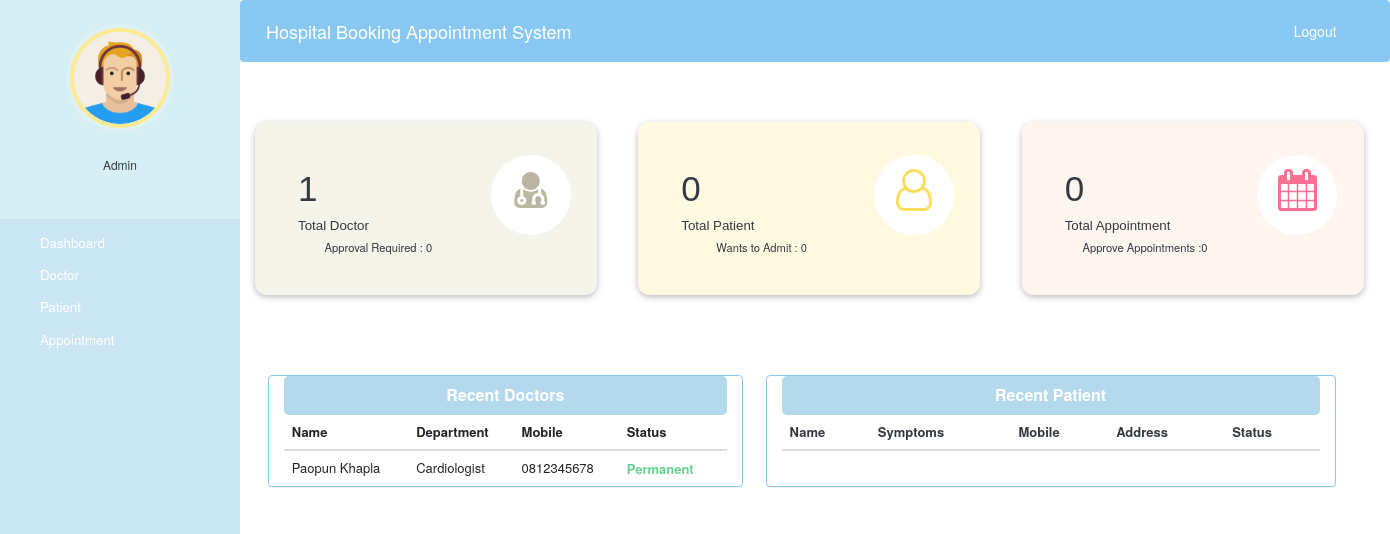
Before: /admin-dashboard (signed in) with the older database file.
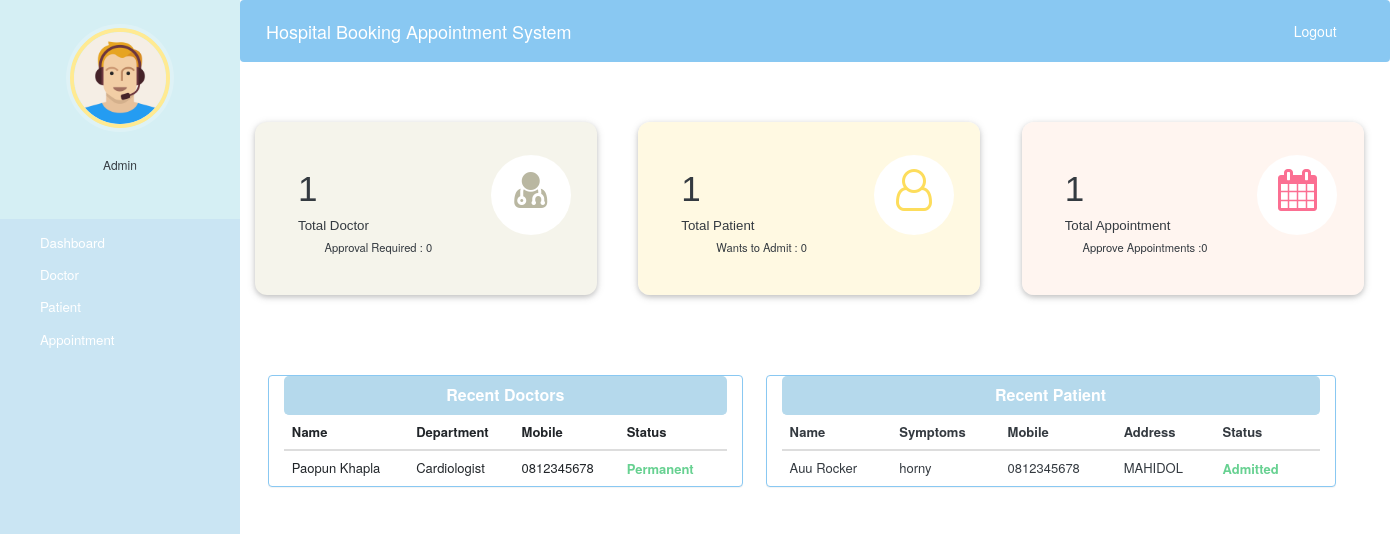
After: the same page with the newer database file.
### hospital/models.py (models this page shows, shortened)
class Doctor(models.Model):
    user = models.OneToOneField(User, on_delete=models.CASCADE)
    profile_pic = models.ImageField(upload_to='hospital/static/profile_pic/DoctorProfilePic', null=True, blank=True)
    address = models.CharField(max_length=40)
    mobile = models.CharField(max_length=20, null=True)
    department = models.CharField(max_length=50, choices=departments, default='Cardiologist')
    status = models.BooleanField(default=False)
    @property
    def get_name(self):
        return self.user.first_name+" "+self.user.last_name

class Patient(models.Model):
    user = models.OneToOneField(User, on_delete=models.CASCADE)
    profile_pic = models.ImageField(upload_to='hospital/static/profile_pic/PatientProfilePic/', null=True, blank=True)
    address = models.CharField(max_length=40)
    mobile = models.CharField(max_length=20, null=False)
    symptoms = models.CharField(max_length=100, null=False)
    assignedDoctorId = models.PositiveIntegerField(null=True)
    admitDate = models.DateField(auto_now=True)
    status = models.BooleanField(default=False)
    @property
    def get_name(self):
        return self.user.first_name+" "+self.user.last_name

### hospital/views.py (the view)
# urls.py: path('admin-dashboard', views.admin_dashboard_view,name='admin-dashboard'),
@login_required(login_url='adminlogin')
@user_passes_test(is_admin)
def admin_dashboard_view(request):
    doctors=models.Doctor.objects.all().order_by('-id')
    patients=models.Patient.objects.all().order_by('-id')
    doctorcount=models.Doctor.objects.all().filter(status=True).count()
    pendingdoctorcount=models.Doctor.objects.all().filter(status=False).count()
    patientcount=models.Patient.objects.all().filter(status=True).count()
    pendingpatientcount=models.Patient.objects.all().filter(status=False).count()
    appointmentcount=models.Appointment.objects.all().filter(status=True).count()
    pendingappointmentcount=models.Appointment.objects.all().filter(status=False).count()
    mydict={
    'doctors':doctors,
    'patients':patients,
    'doctorcount':doctorcount,
    'pendingdoctorcount':pendingdoctorcount,
    'patientcount':patientcount,
    'pendingpatientcount':pendingpatientcount,
    'appointmentcount':appointmentcount,
    'pendingappointmentcount':pendingappointmentcount,
    }
    return render(request,'hospital/admin_dashboard.html',context=mydict)

### hospital/views.py (called while the page is built)
def is_admin(user):
    return user.groups.filter(name='ADMIN').exists()

### hospital/templates/hospital/admin_dashboard.html
{% extends 'hospital/admin_base.html' %} {% load static %} {% block content %} {%include 'hospital/admin_dashboard_cards.html'%}
<br><br><br><br>
<div class="container">
    <div class="row">
        <div class="panel panel-primary col-md-5" style="margin-left:2%;  border-color: rgba(137, 200, 242, 1);">
            <div class="panel-heading" style="text-align:center; background:rgba(181, 217, 236, 1);
      border-color:rgba(181, 217, 236, 1) ; border-radius: 5px;">
                <h6 class="panel-title" style="font-weight: bold;">Recent Doctors</h6>
            </div>
            <table class="table table-hover" id="dev-table" style="font-size: small;">
                <thead>
                    <tr>
                        <th>Name</th>
                        <th>Department</th>
                        <th>Mobile</th>
                        <th>Status</th>
                    </tr>
                </thead>
                {% for d in doctors %}
                <tr>
                    <td> {{d.get_name}}</td>
                    <td>{{d.department}}</td>
                    <td>{{d.mobile}}</td>
                    {%if d.status%}
                    <td> <span class="label label-primary;" style="color: #67D191; font-size: 13px; font-weight: bold; padding-left: 0px;">Permanent</span></td>
                    {% else %}
                    <td> <span class="label label-success;" style="color: #F05454; font-size: 13px; font-weight: bold; padding-left: 0px;">On Hold</span></td>
                    {% endif %}
                </tr>
                {% endfor %}
            </table>
        </div>
        <div class="panel panel-primary col-md-6" style="margin-left:2%; border-color: rgba(137, 200, 242, 1);">
            <div class="panel-heading" style="text-align:center;  background:rgba(181, 217, 236, 1);
      border-color:rgba(181, 217, 236, 1) ; border-radius: 5px; ">
                <h6 class="panel-title" style="font-weight: bold;">Recent Patient</h6>
            </div>
            <table class="table table-hover" id="dev-table" style="color: #343A40; font-size: small;">
                <thead>
                    <tr>
                        <th>Name</th>
                        <th>Symptoms</th>
                        <th>Mobile</th>
                        <th>Address</th>
                        <th>Status</th>
                    </tr>
                </thead>
                {% for p in patients %}
                <tr>
                    <td> {{p.get_name}}</td>
                    <td>{{p.symptoms}}</td>
                    <td>{{p.mobile}}</td>
                    <td>{{p.address}}</td>
                    {%if p.status%}
                    <td> <span class="label label-primary;" style="color: #67D191; font-size: 13px; font-weight: bold; padding-left: 0px;">Admitted</span></td>
                    {% else %}
                    <td> <span class="label label-success;" style="color: #F05454; font-size: 13px; font-weight: bold; padding-left: 0px;">On Hold</span></td>
                    {% endif %}
                </tr>
                {% endfor %}
            </table>
        </div>
    </div>
</div>
{% endblock content %}

Changed rows visible on the page:
added Patient: get_name "Auu Rocker", symptoms "horny", mobile "0812345678", address "MAHIDOL", status "Admitted"
Other visible differences:
{{ patientcount }}: "0" → "1"
{{ appointmentcount }}: "0" → "1"
